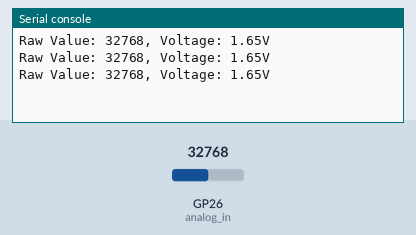
This program was run on a simulated Raspberry Pi Pico running CircuitPython. Shown: the last lines printed to the serial console. The test bench sets the inputs (shaded band); at power-on: GP26 (analog_in) = 32768 (analog values on the 0–65535 scale).

Above: at 1.2 s.
1.3 s: GP26 (analog_in) set to 45874
At 1.9 s:
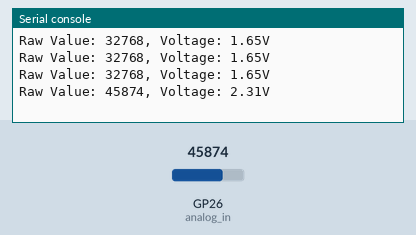
2.8 s: GP26 (analog_in) set to 57670
At 3.4 s:
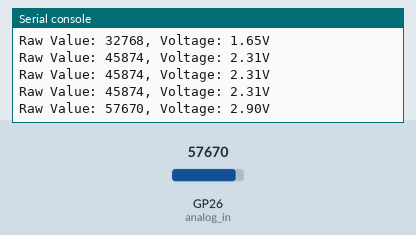
Timing chart, 0 to 5.8 s (numbered marks = the images above; inputs shaded):
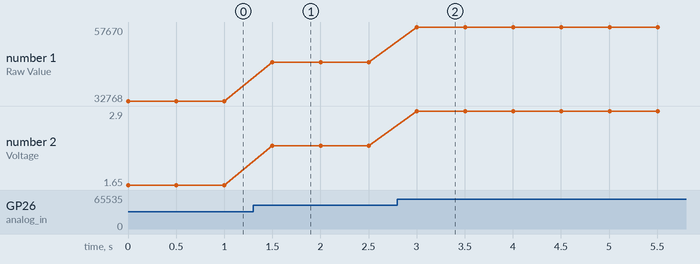

Measured:
- after the input at 1.3 s, the serial console: prints a new line after 0.20 s (image 1)
- after the input at 2.8 s, the serial console: prints a new line after 0.20 s (image 2)
- plotted number 1: 32768 → 45874 after the input at 1.3 s, 45874 → 57670 after the input at 2.8 s
- plotted number 2: 1.65 → 2.31 after the input at 1.3 s, 2.31 → 2.9 after the input at 2.8 s

The program:

analogRead.py
```python
import time
import board
import analogio

# Define the ADC pin (change this according to your board)
analog_in = analogio.AnalogIn(board.GP26)  # Replace A1 with the correct pin

def get_voltage(pin):
    """Convert raw ADC value to voltage."""
    return (pin.value * 3.3) / 65535  # Assuming 3.3V reference, 16-bit ADC

while True:
    raw_value = analog_in.value  # 16-bit ADC value (0-65535)
    voltage = get_voltage(analog_in)  # Convert to voltage

    print(f"Raw Value: {raw_value}, Voltage: {voltage:.2f}V")

    time.sleep(0.5)  # Wait before reading again
```
